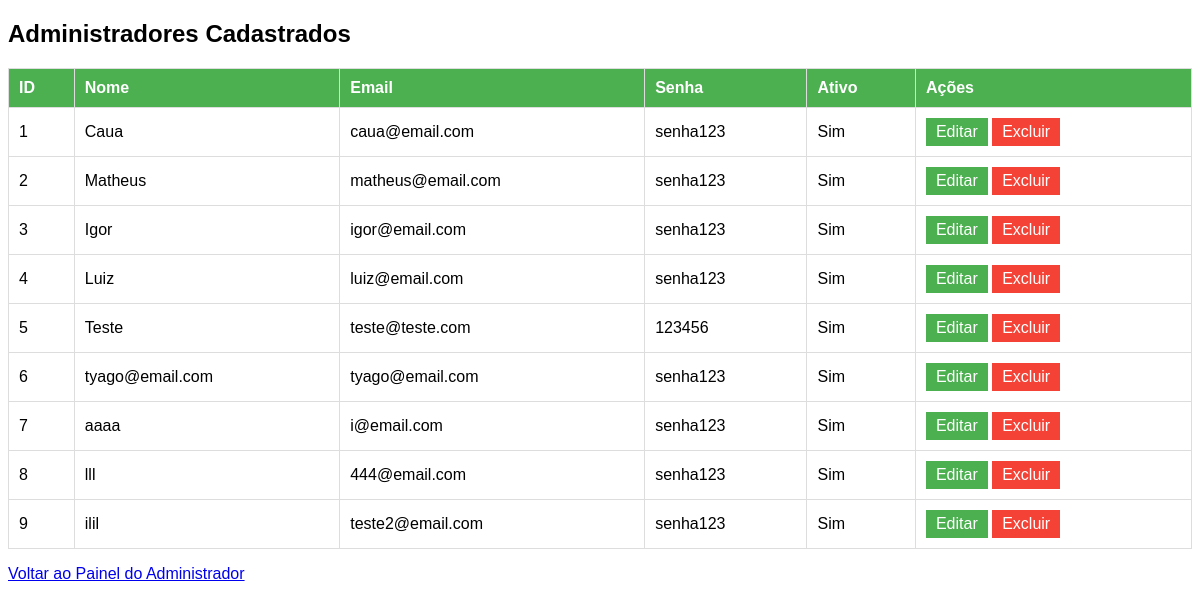
The page /listar_administrador.php (signed in) on the database as committed earlier.
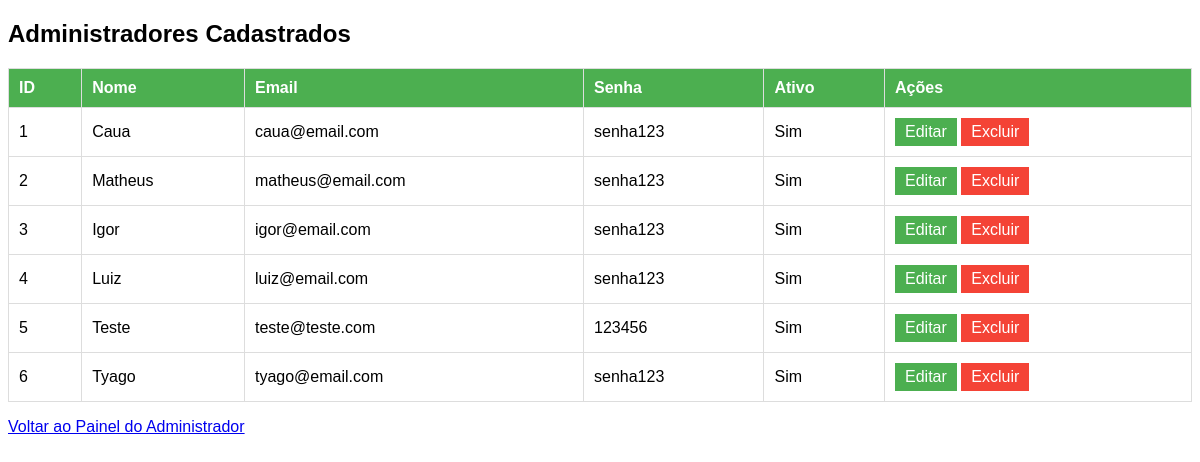
The same page on the database as committed later.
### tables this page shows
CREATE TABLE usuarios_adm (
    adm_id INTEGER PRIMARY KEY AUTOINCREMENT,
    adm_nome VARCHAR(100) NOT NULL,
    adm_telefone VARCHAR(100),
    adm_cpf VARCHAR(100),
    adm_data_nascimento VARCHAR(100),
    adm_email VARCHAR(100) UNIQUE,
    adm_senha VARCHAR(100),
    adm_ativo INTEGER DEFAULT 1
);

### listar_administrador.php (the view, shortened to what this page needs)
<?php
require_once('conexao.php');
$administradores = [];
try {
    $stmt = $pdo->prepare("SELECT * FROM usuarios_adm ");
    $stmt->execute();
    $administradores = $stmt->fetchAll(PDO::FETCH_ASSOC);
} catch (PDOException $e) {
    echo "<p style='color:red;'>Erro ao listar administradores: " . $e->getMessage() . "</p>";
}
?>
<!DOCTYPE html>
<html lang="pt">
<head>
</head>
<body>
<h2>Administradores Cadastrados</h2>
<table>
    <tr>
        <th>ID</th>
        <th>Nome</th>
        <th>Email</th>
        <th>Senha</th>
        <th>Ativo</th>
        <th>Ações</th>
    </tr>
    <?php foreach($administradores as $adm): ?>
    <tr>
        <td><?php echo $adm['adm_id']; ?></td>
        <td><?php echo $adm['adm_nome']; ?></td>
        <td><?php echo $adm['adm_email']; ?></td>
        <td><?php echo $adm['adm_senha']; ?></td>
        <td><?php echo ($adm['adm_ativo'] == 1 ? 'Sim' : 'Não'); ?></td>
        <td>
            <a href="editar_administrador.php?id=<?php echo $adm['adm_id']; ?>" class="action-btn">Editar</a>
            <a href="excluir_administrador.php?id=<?php echo $adm['adm_id']; ?>" class="action-btn delete-btn" onclick="return confirmDeletion();">Excluir</a>
        </td>
</tr>
    <?php endforeach; ?>
</table>
    <a href="painel_admin.php">Voltar ao Painel do Administrador</a>
</body>

### listar_administrador.php (style rules this page uses)
body { font-family: 'Arial', sans-serif; }
table { width: 100%; border-collapse: collapse; margin-top: 20px; }
th, td { padding: 10px; border: 1px solid #ddd; text-align: left; }
th { background-color: #4CAF50; color: white; }
.action-btn { background-color: #4CAF50; color: white; padding: 5px 10px; border: none; text-decoration: none; display: inline-block; }
.delete-btn { background-color: #f44336; }

Rows that differ between the two databases and show on the page:
removed usuarios_adm: adm_id "7", adm_nome "aaaa", adm_email "i@email.com", adm_senha "senha123", adm_ativo "Sim"
removed usuarios_adm: adm_id "8", adm_nome "lll", adm_email "444@email.com", adm_senha "senha123", adm_ativo "Sim"
removed usuarios_adm: adm_id "9", adm_nome "ilil", adm_email "teste2@email.com", adm_senha "senha123", adm_ativo "Sim"
changed usuarios_adm "tyago@email.com": adm_nome "tyago@email.com" → "Tyago"
